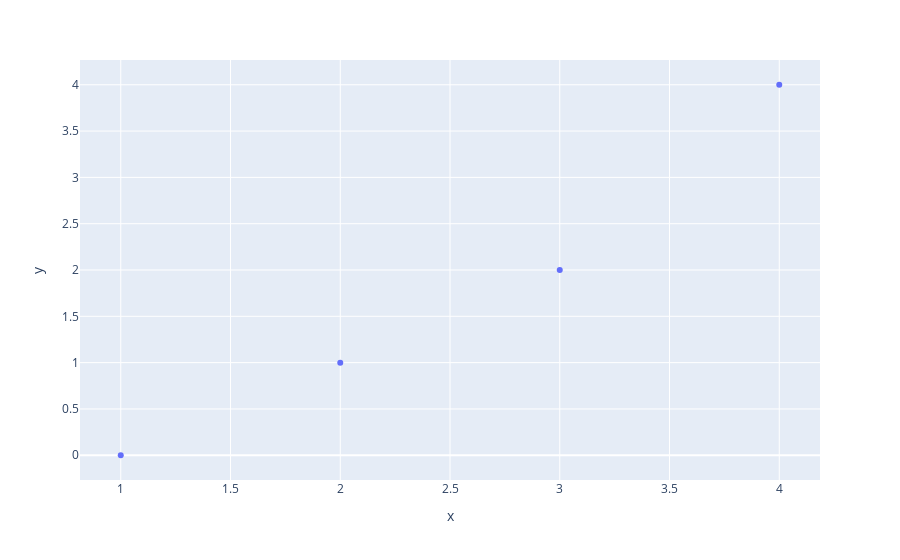

Source (notebook cell):
### Markdown cell above
## ４点を図示

### Code cell
dfD=pd.DataFrame([[1,0],[2,1],[3,2],[4,4]],columns=["x","y"])
px.scatter(dfD,x="x",y="y")

### Figure 1 — Plotly figure (JSON) as saved in the notebook; plotly's stock layout.template omitted (floating-point values rounded to 4 significant figures)
{"data": [{"hovertemplate": "x=%{x}<br>y=%{y}<extra></extra>", "legendgroup": "", "marker": {"color": "#636efa", "symbol": "circle"}, "mode": "markers", "name": "", "orientation": "v", "showlegend": false, "type": "scatter", "x": [1, 2, 3, 4], "xaxis": "x", "y": [0, 1, 2, 4], "yaxis": "y"}], "layout": {"legend": {"tracegroupgap": 0}, "margin": {"t": 60}, "xaxis": {"anchor": "y", "domain": [0, 1], "title": {"text": "x"}}, "yaxis": {"anchor": "x", "domain": [0, 1], "title": {"text": "y"}}}}
